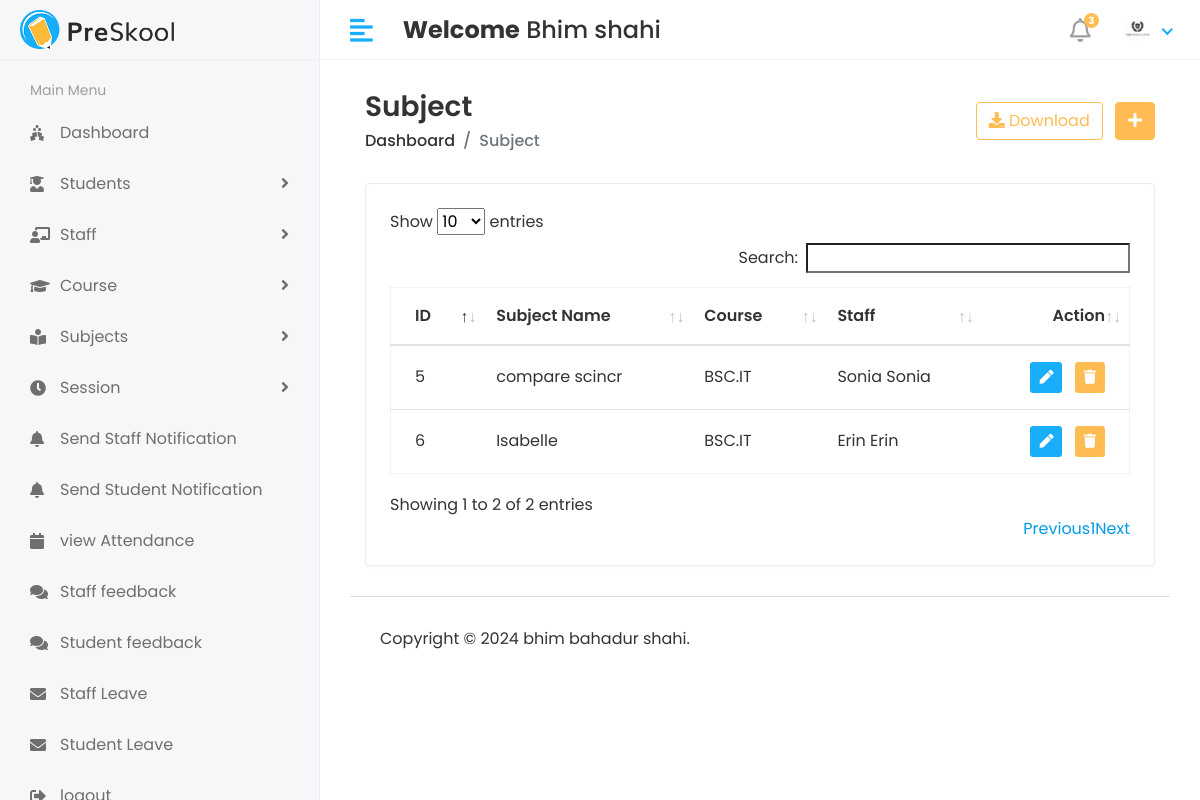
Page /hod/subject/view (signed in) on the earlier database version.
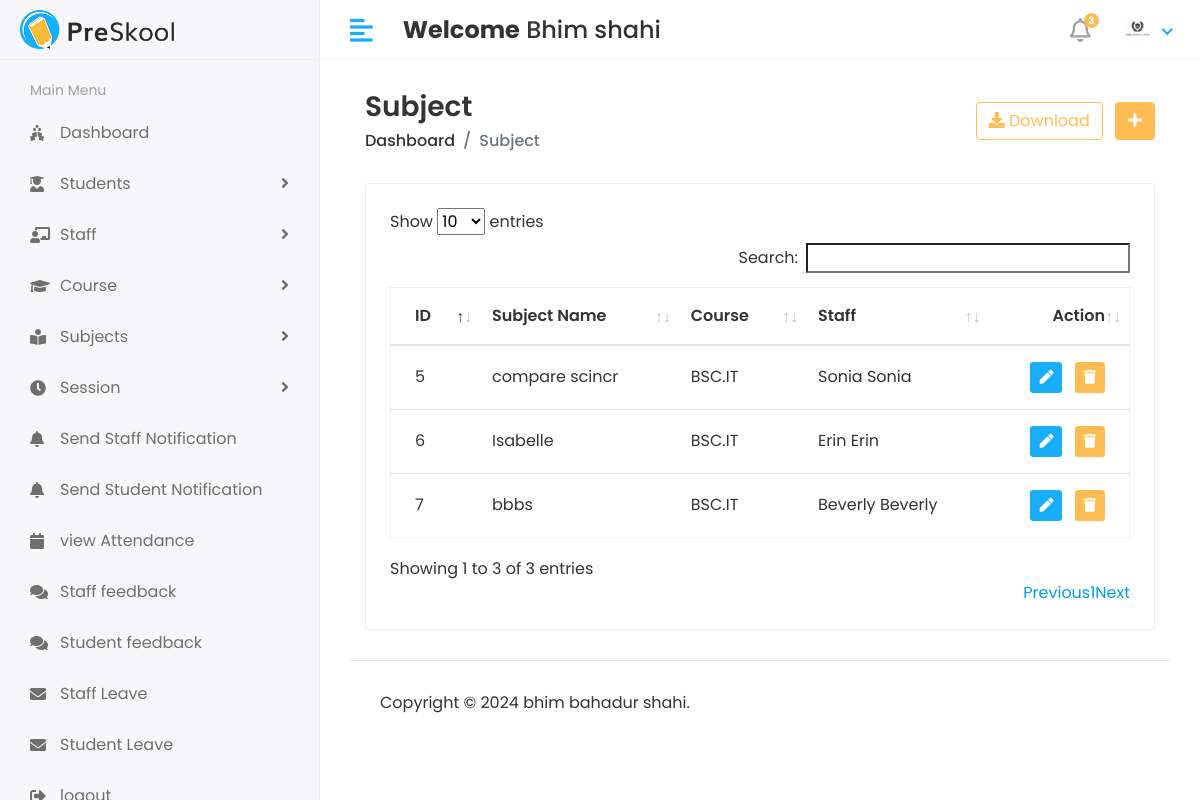
Same page on the later database version.
### collage_management_app/models.py (models this page shows, shortened)
class Subject(models.Model):
       name = models.CharField(max_length=100)
       course = models.ForeignKey(Course,on_delete=models.CASCADE)
       staff = models.ForeignKey(Staff,on_delete=models.CASCADE)

class Course(models.Model):
    name = models.CharField(max_length=100)
    created_at = models.DateTimeField(auto_now_add=True)
    updated_at = models.DateTimeField(auto_now=True)
    def __str__(self):
        return self.name

class Staff(models.Model):
         admin = models.OneToOneField(CustomUser,on_delete=models.CASCADE)
         address =models.TextField()
         gender = models.CharField(max_length=100)
         created_at = models.DateTimeField(auto_now_add= True)
         updated_at = models.DateTimeField(auto_now=True)

class CustomUser(AbstractUser):
    USER_CHOICES = (
        (1, 'HOD'),
        (2, 'STAFF'),
        (3, 'STUDENT'),
    )
    user_type = models.CharField(choices=USER_CHOICES, max_length=50, default=1)
    profile_pic = models.ImageField(upload_to='media/profile_pic')

### collage_management_system/hod_views.py (the view)
# urls.py: path('hod/subject/view', hod_views.VIEW_SUBJECT, name='view_subject'),
@login_required(login_url='/')
def VIEW_SUBJECT(request):
   subjects = Subject.objects.all()
   context ={
      'subjects': subjects
   }
   return render(request, 'hod/view_subject.html', context)

### templates/hod/view_subject.html (shortened to what this page needs)
{% extends 'base.html' %}
{% block content %}
<div class="content container-fluid">
    <div class="page-header">
        <div class="row align-items-center">
            <div class="col">
                <h3 class="page-title">Subject</h3>
                <ul class="breadcrumb">
                    <li class="breadcrumb-item"><a href="index.html">Dashboard</a></li>
                    <li class="breadcrumb-item active">Subject</li>
                </ul>
            </div>
            <div class="col-auto text-right float-right ml-auto">
                <a href="#" class="btn btn-outline-primary mr-2"><i class="fas fa-download"></i> Download</a>
                <a href="add-student.html" class="btn btn-primary"><i class="fas fa-plus"></i></a>
            </div>
        </div>
    </div>
    <div class="row">
        <div class="col-sm-12">
            <div class="card card-table">
                <div class="card-body">
                    <div class="table-responsive">
                        <table   id="table_id"  class="table table-hover table-center mb-0 ">
                            <thead>
                                <tr>
                                    <th>ID</th>
                                    <th> Subject Name</th>
                                     <th>Course</th>
                                     <th>Staff</th>
                                    <th class="text-right">Action</th>
                                </tr>
                            </thead>
                            <tbody>
                                {% for subject in subjects %}
                                <tr>
                                    <td>{{ subject.id }}</td>
                                    <td>{{ subject.name }}</td>
                                     <td>{{ subject.course }}</td>
                                     <td>{{ subject.staff.admin.first_name }}&nbsp;{{ subject.staff.admin.first_name }}</td>
                                    <td class="text-right">
                                        <div class="actions">
                                            <a href=" {%url 'edit_subject' subject.id %}" class="btn btn-sm bg-success-light mr-2">
                                                <i class="fas fa-pen"></i>
                                            </a>
                                            <a href="{%url 'delete_subject' subject.id %}" class="btn btn-sm bg-danger-light">
                                                <i class="fas fa-trash"></i>
                                            </a>
                                        </div>
                                    </td>
                                </tr>
                                {% endfor %}
                            </tbody>
                        </table>
                    </div>
                </div>
            </div>
        </div>
    </div>
</div>
{% endblock %}

Differences in the rows shown:
added Subject: id "7", name "bbbs", course "BSC.IT", staff.admin.first_name "Beverly"
Other differences:
text written by a page script: "Show entries Search: Showing 1 to 2 of 2 entries Previous 1 Next" → "Show entries Search: Showing 1 to 3 of 3 entries Previous 1 Next"
